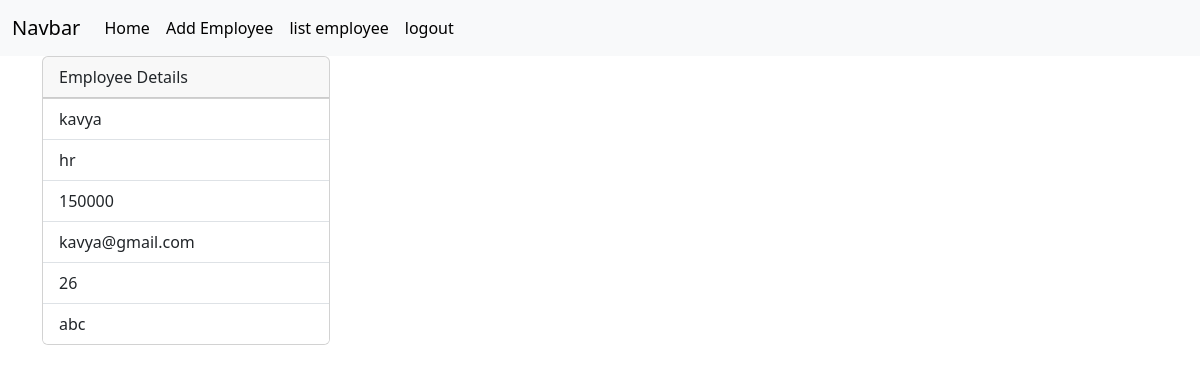
Screenshot of /employees/13 (signed in) with the database file from the repository.
### crm/models.py (models this page shows, shortened)
class Employees(models.Model):
    name=models.CharField(max_length=200)
    department=models.CharField(max_length=200)
    salary=models.PositiveIntegerField()
    email=models.EmailField(unique=True)
    age=models.PositiveIntegerField()
    contact=models.CharField(null=True ,max_length=200)
    image=models.ImageField(upload_to="images",null=True,blank=True)
    dob=models.DateField(null=True,blank=True)

### crm/views.py (the view)
# urls.py: path("employees/<int:pk>",views.EmployeeDetailView.as_view(),name="emp-detail"),
@method_decorator(signin_required,name="dispatch")
class EmployeeDetailView(View):
    def get(self,request,*args,**kwargs):
        id=kwargs.get("pk")
        qs=Employees.objects.get(id=id)
        return render(request,"emp_detail.html",{"data":qs})

### crm/views.py (called while the page is built)
def signin_required(fn):
    def wrapper(request,*args,**kwargs):
        if not request.user.is_authenticated:
            messages.error(request,"invalid session")
            return redirect("sign-in")
        else:
            return fn(request,*args,**kwargs)
    return wrapper

### crm/templates/emp_detail.html (shortened to what this page needs)
{%extends 'base.html'%}
{%block body_block%}
<div class="container">
        <div>
            <div class="card" style="width: 18rem;">
                <div class="card-header">
                  Employee Details
                </div>
                <ul class="list-group list-group-flush">
                  <li class="list-group-item">{{data.name}}</li>
                  <li class="list-group-item">{{data.department}}</li>
                  <li class="list-group-item">{{data.salary}}</li>
                  <li class="list-group-item">{{data.email}}</li>
                  <li class="list-group-item">{{data.age}}</li>
                  <li class="list-group-item">{{data.contact}}</li>
                </ul>
              </div>
        </div>
    </div>
{%endblock%}

### rows the page displays
Employees: name "kavya", department "hr", salary "150000", email "kavya@gmail.com", age "26", contact "abc"
